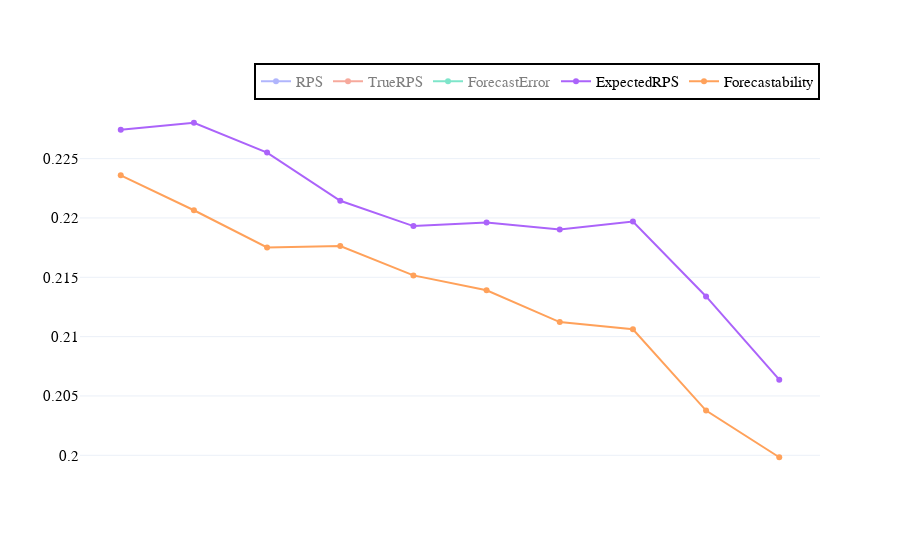

The cell this chart's notebook holds for it:
### Markdown cell above
Expected RPS excludes unsystematic error.
Forecastability(MINRPS), excluding both errors.
RPS-expectedRPS.
RPS-Forecastability.
The interesting thing is how this enables model comparison.

### Code cell
fig = go.Figure()
for rps_based_metric in ["RPS", "TrueRPS", "ForecastError", "ExpectedRPS", "Forecastability"]:
    fig.add_trace(
        go.Scatter(
            y=season_df[(rps_based_metric, "mean")],
            x=season_df["Season"] + 1,
            mode="lines+markers",
            name=rps_based_metric
        )
    )
return_fig_settings(fig, "", "")
fig.update_layout(showlegend=True)
fig.show(config=config)

### Figure 1 — Plotly figure (JSON) as saved in the notebook; plotly's stock layout.template omitted (floating-point values rounded to 4 significant figures)
{"data": [{"mode": "lines+markers", "name": "RPS", "type": "scatter", "visible": "legendonly", "x": [1, 2, 3, 4, 5, 6, 7, 8, 9, 10], "y": [0.2273, 0.2305, 0.2269, 0.2204, 0.2164, 0.2167, 0.214, 0.2174, 0.2072, 0.2047]}, {"mode": "lines+markers", "name": "TrueRPS", "type": "scatter", "visible": "legendonly", "x": [1, 2, 3, 4, 5, 6, 7, 8, 9, 10], "y": [0.2279, 0.2281, 0.2185, 0.2151, 0.2111, 0.214, 0.2078, 0.2112, 0.2033, 0.1928]}, {"mode": "lines+markers", "name": "ForecastError", "type": "scatter", "visible": "legendonly", "x": [1, 2, 3, 4, 5, 6, 7, 8, 9, 10], "y": [0.003844, 0.007375, 0.007996, 0.003822, 0.004155, 0.005722, 0.0078, 0.009086, 0.009616, 0.006536]}, {"mode": "lines+markers", "name": "ExpectedRPS", "type": "scatter", "x": [1, 2, 3, 4, 5, 6, 7, 8, 9, 10], "y": [0.2274, 0.228, 0.2255, 0.2215, 0.2193, 0.2196, 0.219, 0.2197, 0.2134, 0.2064]}, {"mode": "lines+markers", "name": "Forecastability", "type": "scatter", "x": [1, 2, 3, 4, 5, 6, 7, 8, 9, 10], "y": [0.2236, 0.2206, 0.2175, 0.2176, 0.2152, 0.2139, 0.2112, 0.2106, 0.2038, 0.1998]}], "layout": {"autosize": true, "font": {"color": "black", "family": "Times New Roman", "size": 15}, "legend": {"bordercolor": "Black", "borderwidth": 2, "font": {"color": "Black", "family": "Times New Roman", "size": 15}, "orientation": "h", "x": 1, "xanchor": "right", "y": 1, "yanchor": "bottom"}, "plot_bgcolor": "white", "showlegend": true, "xaxis": {"autorange": true, "dtick": 20, "range": [0.4681, 10.53], "title": {"text": ""}, "type": "linear"}, "yaxis": {"autorange": true, "range": [0.1975, 0.2303], "title": {"text": ""}, "type": "linear"}}}
